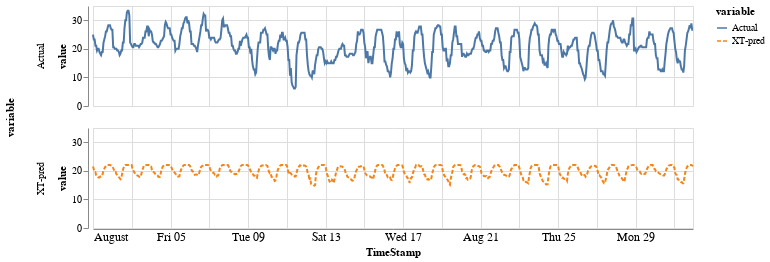

Here is the notebook cell this chart was saved with:
### Code cell
alt.data_transformers.disable_max_rows()
alt.Chart(pred_df).mark_line().encode(
    x=alt.X('TimeStamp:T', axis=alt.Axis(tickSize=0, labelFontSize=12)),
    y=alt.Y('value:Q'),
    color='variable',
    strokeDash='variable',
    row=alt.Row('variable:N')
).properties(
    height=100,
    width=600
)

### Figure 1 — Vega-Lite specification as saved in the notebook (floating-point values rounded to 4 significant figures; data arrays with more than 128 entries replaced by an {"elided": "..."} marker saying what was removed)
{"config": {"view": {"continuousWidth": 400, "continuousHeight": 300}}, "data": {"name": "data-da78795cc3eec6ca98e1393d4133ab19"}, "mark": "line", "encoding": {"color": {"field": "variable", "type": "nominal"}, "row": {"field": "variable", "type": "nominal"}, "strokeDash": {"field": "variable", "type": "nominal"}, "x": {"axis": {"labelFontSize": 12, "tickSize": 0}, "field": "TimeStamp", "type": "temporal"}, "y": {"field": "value", "type": "quantitative"}}, "height": 100, "width": 600, "$schema": "https://vega.github.io/schema/vega-lite/v4.17.0.json", "datasets": {"data-da78795cc3eec6ca98e1393d4133ab19": {"elided": "1488 records"}}}
